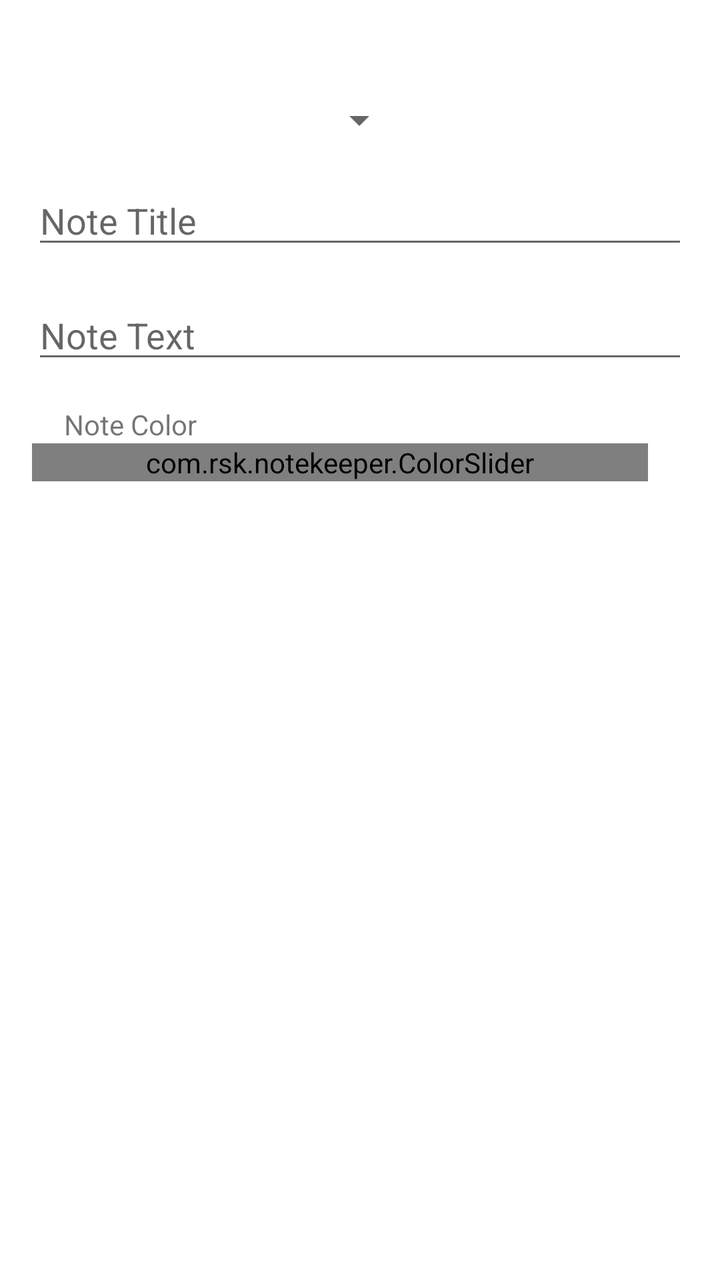
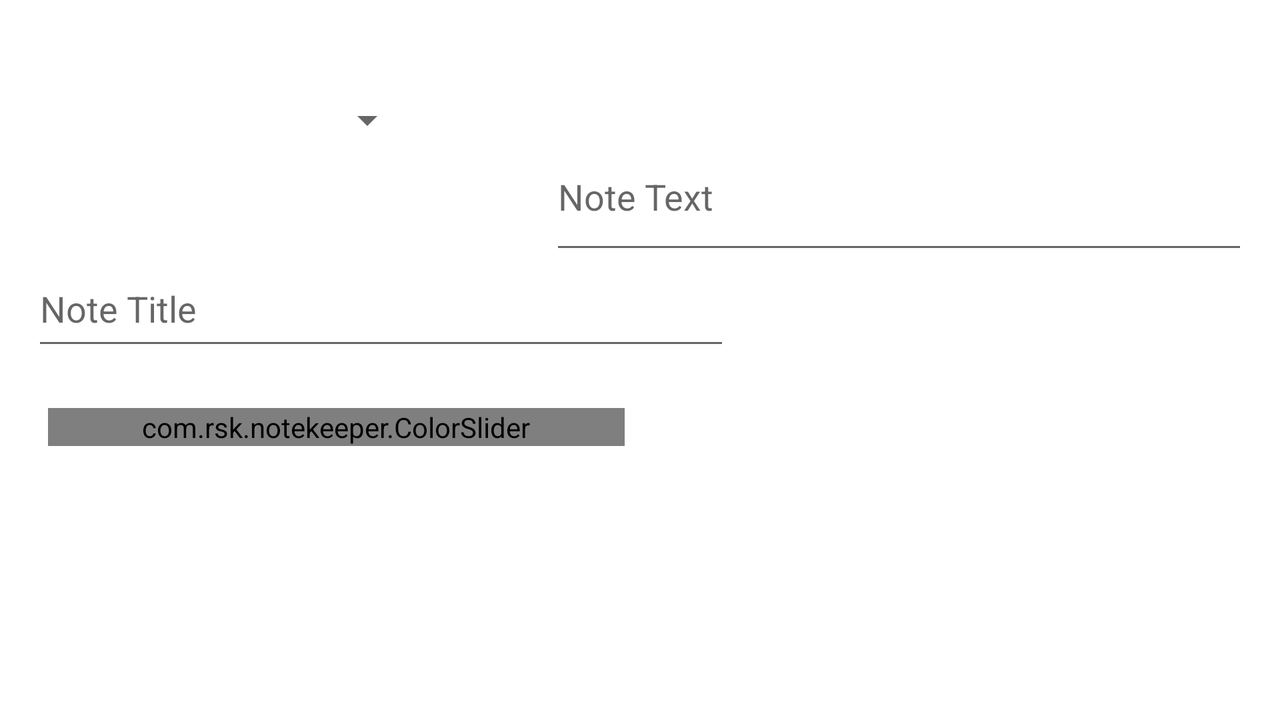

Two renders of one Android screen. The first uses the default layout on a phone; the second uses the alternative layout the repository ships for a different screen configuration, on a matching device. The two XML files are below.
<!-- AndroidManifest.xml: application theme Theme.Notekeeper -->
<!-- res/layout/content_edit_note.xml -->
<?xml version="1.0" encoding="utf-8"?>
<androidx.constraintlayout.widget.ConstraintLayout xmlns:android="http://schemas.android.com/apk/res/android"
    xmlns:app="http://schemas.android.com/apk/res-auto"
    android:layout_width="match_parent"
    android:layout_height="match_parent"
    app:layout_behavior="@string/appbar_scrolling_view_behavior"
    android:layout_margin="16dp">

    <androidx.constraintlayout.widget.Guideline
        android:id="@+id/guideline2"
        android:layout_width="wrap_content"
        android:layout_height="wrap_content"
        android:orientation="horizontal"
        app:layout_constraintGuide_begin="16dp" />

    <Spinner
        android:id="@+id/Spinnercourse"
        android:layout_width="wrap_content"
        android:layout_height="wrap_content"
        android:layout_marginStart="32dp"
        android:layout_marginTop="16dp"
        android:layout_marginEnd="32dp"
        app:layout_constraintEnd_toEndOf="parent"
        app:layout_constraintHorizontal_bias="0.498"
        app:layout_constraintStart_toStartOf="parent"
        app:layout_constraintTop_toTopOf="@+id/guideline2" />


    <EditText
        android:id="@+id/textNoteTitle"
        android:layout_width="match_parent"
        android:layout_height="wrap_content"
        android:layout_marginTop="16dp"
        android:autofillHints=""
        android:ems="10"
        android:gravity="start|top"
        android:hint="Note Title"
        android:inputType="textMultiLine"
        app:layout_constraintEnd_toEndOf="parent"
        app:layout_constraintHorizontal_bias="0.582"
        app:layout_constraintStart_toStartOf="parent"
        app:layout_constraintTop_toBottomOf="@+id/Spinnercourse" />

    <EditText
        android:id="@+id/textNoteText"
        android:layout_width="match_parent"
        android:layout_height="wrap_content"
        android:layout_marginTop="16dp"
        android:autofillHints=""
        android:ems="10"
        android:gravity="start|top"
        android:hint="Note Text"
        android:inputType="textMultiLine"
        app:layout_constraintEnd_toEndOf="parent"
        app:layout_constraintHorizontal_bias="0.6"
        app:layout_constraintStart_toStartOf="parent"
        app:layout_constraintTop_toBottomOf="@+id/textNoteTitle" />

    <TextView
        android:id="@+id/colorSelectorLabel"
        android:layout_width="wrap_content"
        android:layout_height="wrap_content"
        android:text="Note Color"
        android:layout_margin="16dp"
        app:layout_constraintTop_toBottomOf="@+id/textNoteText"
        app:layout_constraintStart_toStartOf="parent"/>

    <com.rsk.notekeeper.ColorSlider
        android:id="@+id/colorSelector"
        android:layout_width="0dp"
        android:layout_height="wrap_content"
        android:layout_marginEnd="20dp"
        android:foregroundTint="@android:color/transparent"
        app:layout_constraintEnd_toEndOf="parent"
        app:layout_constraintStart_toStartOf="parent"
        app:layout_constraintTop_toBottomOf="@+id/colorSelectorLabel"
        app:colors="@array/note_color_array"/>
</androidx.constraintlayout.widget.ConstraintLayout>
<!-- resources referenced by this layout -->
<resources>
  <string-array name="note_color_array">
          <item>#E57373</item>
          <item>#BA68C8</item>
          <item>#64B5F6</item>
          <item>#81C784</item>
          <item>#FFF176</item>
          <item>#FFB74D</item>
          <item>#90A4AE</item>
      </string-array>
  <style name="Theme.Notekeeper" parent="Theme.MaterialComponents.DayNight.DarkActionBar">
          
          <item name="colorPrimary">@color/purple_500</item>
          <item name="colorPrimaryVariant">@color/purple_700</item>
          <item name="colorOnPrimary">@color/white</item>
          
          <item name="colorSecondary">@color/teal_200</item>
          <item name="colorSecondaryVariant">@color/teal_700</item>
          <item name="colorOnSecondary">@color/black</item>
          
          <item name="android:statusBarColor" tools:targetApi="l">?attr/colorPrimaryVariant</item>
          
          <item name="android:windowTranslucentStatus">true</item>
  
      </style>
  <color name="purple_500">#FF6200EE</color>
  <color name="purple_700">#FF3700B3</color>
  <color name="white">#FFFFFFFF</color>
  <color name="teal_200">#FF03DAC5</color>
  <color name="teal_700">#FF018786</color>
  <color name="black">#FF000000</color>
</resources>
<!-- res/layout-land/content_edit_note.xml (the repository's variant of the layout above) -->
<!-- drawn on the phone turned sideways -->
<?xml version="1.0" encoding="utf-8"?>
<androidx.constraintlayout.widget.ConstraintLayout xmlns:android="http://schemas.android.com/apk/res/android"
    xmlns:app="http://schemas.android.com/apk/res-auto"
    xmlns:tools="http://schemas.android.com/tools"
    android:layout_width="match_parent"
    android:layout_height="match_parent"
    android:layout_margin="16dp"
    app:layout_behavior="@string/appbar_scrolling_view_behavior">

    <androidx.constraintlayout.widget.Guideline
        android:id="@+id/guideline2"
        android:layout_width="wrap_content"
        android:layout_height="wrap_content"
        android:orientation="horizontal"
        app:layout_constraintGuide_begin="16dp" />

    <Spinner
        android:id="@+id/Spinnercourse"
        android:layout_width="wrap_content"
        android:layout_height="wrap_content"
        android:layout_marginStart="32dp"
        android:layout_marginTop="16dp"
        app:layout_constraintEnd_toStartOf="@+id/guideline3"
        app:layout_constraintHorizontal_bias="0.498"
        app:layout_constraintStart_toStartOf="parent"
        app:layout_constraintTop_toTopOf="@+id/guideline2" />


    <EditText
        android:id="@+id/textNoteTitle"
        android:layout_width="349dp"
        android:layout_height="48dp"
        android:layout_marginTop="60dp"
        android:autofillHints=""
        android:ems="10"
        android:gravity="start|top"
        android:hint="Note Title"
        android:inputType="textMultiLine"
        app:layout_constraintEnd_toStartOf="@+id/guideline3"
        app:layout_constraintHorizontal_bias="0.0"
        app:layout_constraintStart_toStartOf="parent"
        app:layout_constraintTop_toBottomOf="@+id/Spinnercourse" />

    <EditText
        android:id="@+id/textNoteText"
        android:layout_width="349dp"
        android:layout_height="56dp"
        android:layout_marginTop="60dp"
        android:autofillHints=""
        android:ems="10"
        android:gravity="start|top"
        android:hint="Note Text"
        android:inputType="textMultiLine"
        app:layout_constraintEnd_toEndOf="parent"
        app:layout_constraintHorizontal_bias="1.0"
        app:layout_constraintStart_toStartOf="@+id/guideline3"
        app:layout_constraintTop_toTopOf="parent" />

    <androidx.constraintlayout.widget.Guideline
        android:id="@+id/guideline3"
        android:layout_width="wrap_content"
        android:layout_height="wrap_content"
        android:orientation="vertical"
        app:layout_constraintGuide_percent="0.5007153" />

    <com.rsk.notekeeper.ColorSlider
        android:id="@+id/colorSelector"
        android:layout_width="0dp"
        android:layout_height="wrap_content"
        android:layout_marginStart="8dp"
        android:layout_marginTop="24dp"
        android:layout_marginEnd="8dp"
        android:foregroundTint="@android:color/transparent"
        android:max="8"
        android:progressBackgroundTint="@android:color/transparent"
        android:progressTint="@android:color/transparent"
        android:splitTrack="false"
        android:tickMark="@drawable/ic_baseline_arrow_forward_24"
        android:tickMarkTint="@color/black"
        app:layout_constraintEnd_toStartOf="@+id/guideline3"
        app:layout_constraintHorizontal_bias="1.0"
        app:layout_constraintStart_toStartOf="parent"
        app:layout_constraintTop_toBottomOf="@+id/textNoteTitle" />
</androidx.constraintlayout.widget.ConstraintLayout>
<!-- resources referenced by the variant -->
<!-- as the phone turned sideways resolves them -->
<resources>
  <color name="black">#FF000000</color>
  <!-- drawable ic_baseline_arrow_forward_24 (drawable) -->
  <vector android:alpha="0.86" android:autoMirrored="true"
      android:height="24dp" android:tint="#000000"
      android:viewportHeight="24" android:viewportWidth="24"
      android:width="24dp" xmlns:android="http://schemas.android.com/apk/res/android">
      <path android:fillColor="@android:color/white" android:pathData="M12,4l-1.41,1.41L16.17,11H4v2h12.17l-5.58,5.59L12,20l8,-8z"/>
  </vector>
  <style name="Theme.Notekeeper" parent="Theme.MaterialComponents.DayNight.DarkActionBar">
          
          <item name="colorPrimary">@color/purple_500</item>
          <item name="colorPrimaryVariant">@color/purple_700</item>
          <item name="colorOnPrimary">@color/white</item>
          
          <item name="colorSecondary">@color/teal_200</item>
          <item name="colorSecondaryVariant">@color/teal_700</item>
          <item name="colorOnSecondary">@color/black</item>
          
          <item name="android:statusBarColor" tools:targetApi="l">?attr/colorPrimaryVariant</item>
          
          <item name="android:windowTranslucentStatus">true</item>
  
      </style>
  <color name="purple_500">#FF6200EE</color>
  <color name="purple_700">#FF3700B3</color>
  <color name="white">#FFFFFFFF</color>
  <color name="teal_200">#FF03DAC5</color>
  <color name="teal_700">#FF018786</color>
</resources>
